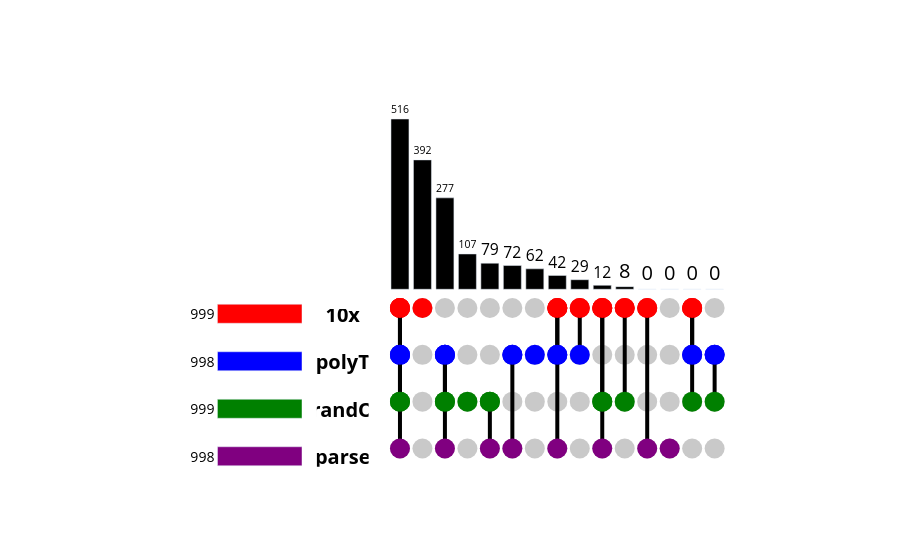

Notebook code for this chart:
### Code cell
# Look at top 1000 genes for each method instead of all
contents = plotting.generate_upset(datasets, gene_info, cell_thresh, n_top_genes=1000)

### Figure 1 — Plotly figure (JSON) as saved in the notebook; plotly's stock layout.template omitted (floating-point values rounded to 4 significant figures)
{"data": [{"marker": {"color": "#C9C9C9", "size": 20}, "mode": "markers", "showlegend": false, "type": "scatter", "x": [0, 0, 0, 0, 1, 1, 1, 1, 2, 2, 2, 2, 3, 3, 3, 3, 4, 4, 4, 4, 5, 5, 5, 5, 6, 6, 6, 6, 7, 7, 7, 7, 8, 8, 8, 8, 9, 9, 9, 9, 10, 10, 10, 10, 11, 11, 11, 11, 12, 12, 12, 12, 13, 13, 13, 13, 14, 14, 14, 14], "xaxis": "x3", "y": [-56.76, -198.7, -340.6, -482.5, -56.76, -198.7, -340.6, -482.5, -56.76, -198.7, -340.6, -482.5, -56.76, -198.7, -340.6, -482.5, -56.76, -198.7, -340.6, -482.5, -56.76, -198.7, -340.6, -482.5, -56.76, -198.7, -340.6, -482.5, -56.76, -198.7, -340.6, -482.5, -56.76, -198.7, -340.6, -482.5, -56.76, -198.7, -340.6, -482.5, -56.76, -198.7, -340.6, -482.5, -56.76, -198.7, -340.6, -482.5, -56.76, -198.7, -340.6, -482.5, -56.76, -198.7, -340.6, -482.5, -56.76, -198.7, -340.6, -482.5], "yaxis": "y3"}, {"line": {"color": "black", "width": 4}, "marker": {"color": ["red"], "line": {"color": "black"}, "showscale": false, "size": 20}, "mode": "markers+lines", "showlegend": false, "type": "scatter", "x": [0], "xaxis": "x3", "y": [-56.76], "yaxis": "y3"}, {"line": {"color": "black", "width": 4}, "marker": {"color": ["red", "blue"], "line": {"color": "black"}, "showscale": false, "size": 20}, "mode": "markers+lines", "showlegend": false, "type": "scatter", "x": [0, 0], "xaxis": "x3", "y": [-56.76, -198.7], "yaxis": "y3"}, {"line": {"color": "black", "width": 4}, "marker": {"color": ["red", "blue", "green"], "line": {"color": "black"}, "showscale": false, "size": 20}, "mode": "markers+lines", "showlegend": false, "type": "scatter", "x": [0, 0, 0], "xaxis": "x3", "y": [-56.76, -198.7, -340.6], "yaxis": "y3"}, {"line": {"color": "black", "width": 4}, "marker": {"color": ["red", "blue", "green", "purple"], "line": {"color": "black"}, "showscale": false, "size": 20}, "mode": "markers+lines", "showlegend": false, "type": "scatter", "x": [0, 0, 0, 0], "xaxis": "x3", "y": [-56.76, -198.7, -340.6, -482.5], "yaxis": "y3"}, {"line": {"color": "black", "width": 4}, "marker": {"color": ["red"], "line": {"color": "black"}, "showscale": false, "size": 20}, "mode": "markers+lines", "showlegend": false, "type": "scatter", "x": [1], "xaxis": "x3", "y": [-56.76], "yaxis": "y3"}, {"line": {"color": "black", "width": 4}, "marker": {"color": ["blue"], "line": {"color": "black"}, "showscale": false, "size": 20}, "mode": "markers+lines", "showlegend": false, "type": "scatter", "x": [2], "xaxis": "x3", "y": [-198.7], "yaxis": "y3"}, {"line": {"color": "black", "width": 4}, "marker": {"color": ["blue", "green"], "line": {"color": "black"}, "showscale": false, "size": 20}, "mode": "markers+lines", "showlegend": false, "type": "scatter", "x": [2, 2], "xaxis": "x3", "y": [-198.7, -340.6], "yaxis": "y3"}, {"line": {"color": "black", "width": 4}, "marker": {"color": ["blue", "green", "purple"], "line": {"color": "black"}, "showscale": false, "size": 20}, "mode": "markers+lines", "showlegend": false, "type": "scatter", "x": [2, 2, 2], "xaxis": "x3", "y": [-198.7, -340.6, -482.5], "yaxis": "y3"}, {"line": {"color": "black", "width": 4}, "marker": {"color": ["green"], "line": {"color": "black"}, "showscale": false, "size": 20}, "mode": "markers+lines", "showlegend": false, "type": "scatter", "x": [3], "xaxis": "x3", "y": [-340.6], "yaxis": "y3"}, {"line": {"color": "black", "width": 4}, "marker": {"color": ["green"], "line": {"color": "black"}, "showscale": false, "size": 20}, "mode": "markers+lines", "showlegend": false, "type": "scatter", "x": [4], "xaxis": "x3", "y": [-340.6], "yaxis": "y3"}, {"line": {"color": "black", "width": 4}, "marker": {"color": ["green", "purple"], "line": {"color": "black"}, "showscale": false, "size": 20}, "mode": "markers+lines", "showlegend": false, "type": "scatter", "x": [4, 4], "xaxis": "x3", "y": [-340.6, -482.5], "yaxis": "y3"}, {"line": {"color": "black", "width": 4}, "marker": {"color": ["blue"], "line": {"color": "black"}, "showscale": false, "size": 20}, "mode": "markers+lines", "showlegend": false, "type": "scatter", "x": [5], "xaxis": "x3", "y": [-198.7], "yaxis": "y3"}, {"line": {"color": "black", "width": 4}, "marker": {"color": ["blue", "purple"], "line": {"color": "black"}, "showscale": false, "size": 20}, "mode": "markers+lines", "showlegend": false, "type": "scatter", "x": [5, 5], "xaxis": "x3", "y": [-198.7, -482.5], "yaxis": "y3"}, {"line": {"color": "black", "width": 4}, "marker": {"color": ["blue"], "line": {"color": "black"}, "showscale": false, "size": 20}, "mode": "markers+lines", "showlegend": false, "type": "scatter", "x": [6], "xaxis": "x3", "y": [-198.7], "yaxis": "y3"}, {"line": {"color": "black", "width": 4}, "marker": {"color": ["red"], "line": {"color": "black"}, "showscale": false, "size": 20}, "mode": "markers+lines", "showlegend": false, "type": "scatter", "x": [7], "xaxis": "x3", "y": [-56.76], "yaxis": "y3"}, {"line": {"color": "black", "width": 4}, "marker": {"color": ["red", "blue"], "line": {"color": "black"}, "showscale": false, "size": 20}, "mode": "markers+lines", "showlegend": false, "type": "scatter", "x": [7, 7], "xaxis": "x3", "y": [-56.76, -198.7], "yaxis": "y3"}, {"line": {"color": "black", "width": 4}, "marker": {"color": ["red", "blue", "purple"], "line": {"color": "black"}, "showscale": false, "size": 20}, "mode": "markers+lines", "showlegend": false, "type": "scatter", "x": [7, 7, 7], "xaxis": "x3", "y": [-56.76, -198.7, -482.5], "yaxis": "y3"}, {"line": {"color": "black", "width": 4}, "marker": {"color": ["red"], "line": {"color": "black"}, "showscale": false, "size": 20}, "mode": "markers+lines", "showlegend": false, "type": "scatter", "x": [8], "xaxis": "x3", "y": [-56.76], "yaxis": "y3"}, {"line": {"color": "black", "width": 4}, "marker": {"color": ["red", "blue"], "line": {"color": "black"}, "showscale": false, "size": 20}, "mode": "markers+lines", "showlegend": false, "type": "scatter", "x": [8, 8], "xaxis": "x3", "y": [-56.76, -198.7], "yaxis": "y3"}, {"line": {"color": "black", "width": 4}, "marker": {"color": ["red"], "line": {"color": "black"}, "showscale": false, "size": 20}, "mode": "markers+lines", "showlegend": false, "type": "scatter", "x": [9], "xaxis": "x3", "y": [-56.76], "yaxis": "y3"}, {"line": {"color": "black", "width": 4}, "marker": {"color": ["red", "green"], "line": {"color": "black"}, "showscale": false, "size": 20}, "mode": "markers+lines", "showlegend": false, "type": "scatter", "x": [9, 9], "xaxis": "x3", "y": [-56.76, -340.6], "yaxis": "y3"}, {"line": {"color": "black", "width": 4}, "marker": {"color": ["red", "green", "purple"], "line": {"color": "black"}, "showscale": false, "size": 20}, "mode": "markers+lines", "showlegend": false, "type": "scatter", "x": [9, 9, 9], "xaxis": "x3", "y": [-56.76, -340.6, -482.5], "yaxis": "y3"}, {"line": {"color": "black", "width": 4}, "marker": {"color": ["red"], "line": {"color": "black"}, "showscale": false, "size": 20}, "mode": "markers+lines", "showlegend": false, "type": "scatter", "x": [10], "xaxis": "x3", "y": [-56.76], "yaxis": "y3"}, {"line": {"color": "black", "width": 4}, "marker": {"color": ["red", "green"], "line": {"color": "black"}, "showscale": false, "size": 20}, "mode": "markers+lines", "showlegend": false, "type": "scatter", "x": [10, 10], "xaxis": "x3", "y": [-56.76, -340.6], "yaxis": "y3"}, {"line": {"color": "black", "width": 4}, "marker": {"color": ["red"], "line": {"color": "black"}, "showscale": false, "size": 20}, "mode": "markers+lines", "showlegend": false, "type": "scatter", "x": [11], "xaxis": "x3", "y": [-56.76], "yaxis": "y3"}, {"line": {"color": "black", "width": 4}, "marker": {"color": ["red", "purple"], "line": {"color": "black"}, "showscale": false, "size": 20}, "mode": "markers+lines", "showlegend": false, "type": "scatter", "x": [11, 11], "xaxis": "x3", "y": [-56.76, -482.5], "yaxis": "y3"}, {"line": {"color": "black", "width": 4}, "marker": {"color": ["purple"], "line": {"color": "black"}, "showscale": false, "size": 20}, "mode": "markers+lines", "showlegend": false, "type": "scatter", "x": [12], "xaxis": "x3", "y": [-482.5], "yaxis": "y3"}, {"line": {"color": "black", "width": 4}, "marker": {"color": ["red"], "line": {"color": "black"}, "showscale": false, "size": 20}, "mode": "markers+lines", "showlegend": false, "type": "scatter", "x": [13], "xaxis": "x3", "y": [-56.76], "yaxis": "y3"}, {"line": {"color": "black", "width": 4}, "marker": {"color": ["red", "blue"], "line": {"color": "black"}, "showscale": false, "size": 20}, "mode": "markers+lines", "showlegend": false, "type": "scatter", "x": [13, 13], "xaxis": "x3", "y": [-56.76, -198.7], "yaxis": "y3"}, {"line": {"color": "black", "width": 4}, "marker": {"color": ["red", "blue", "green"], "line": {"color": "black"}, "showscale": false, "size": 20}, "mode": "markers+lines", "showlegend": false, "type": "scatter", "x": [13, 13, 13], "xaxis": "x3", "y": [-56.76, -198.7, -340.6], "yaxis": "y3"}, {"line": {"color": "black", "width": 4}, "marker": {"color": ["blue"], "line": {"color": "black"}, "showscale": false, "size": 20}, "mode": "markers+lines", "showlegend": false, "type": "scatter", "x": [14], "xaxis": "x3", "y": [-198.7], "yaxis": "y3"}, {"line": {"color": "black", "width": 4}, "marker": {"color": ["blue", "green"], "line": {"color": "black"}, "showscale": false, "size": 20}, "mode": "markers+lines", "showlegend": false, "type": "scatter", "x": [14, 14], "xaxis": "x3", "y": [-198.7, -340.6], "yaxis": "y3"}, {"hoverinfo": "none", "marker": {"color": "black"}, "text": [516.0, 392.0, 277.0, 107.0, 79.0, 72.0, 62.0, 42.0, 29.0, 12.0, 8.0, 0.0, 0.0, 0.0, 0.0], "textfont": {"color": "black", "size": 20}, "textposition": "outside", "type": "bar", "x": [0, 1, 2, 3, 4, 5, 6, 7, 8, 9, 10, 11, 12, 13, 14], "xaxis": "x3", "y": [516, 392, 277, 107, 79, 72, 62, 42, 29, 12, 8, 0, 0, 0, 0], "yaxis": "y3"}, {"mode": "text", "showlegend": false, "text": ["<b>10x</b>", "<b>polyT</b>", "<b>randO</b>", "<b>parse</b>"], "textfont": {"color": "black", "size": 20}, "textposition": "middle center", "type": "scatter", "x": [-0.05, -0.05, -0.05, -0.05], "xaxis": "x2", "y": [-56.76, -198.7, -340.6, -482.5, -56.76, -198.7, -340.6, -482.5, -56.76, -198.7, -340.6, -482.5, -56.76, -198.7, -340.6, -482.5, -56.76, -198.7, -340.6, -482.5, -56.76, -198.7, -340.6, -482.5, -56.76, -198.7, -340.6, -482.5, -56.76, -198.7, -340.6, -482.5, -56.76, -198.7, -340.6, -482.5, -56.76, -198.7, -340.6, -482.5, -56.76, -198.7, -340.6, -482.5, -56.76, -198.7, -340.6, -482.5, -56.76, -198.7, -340.6, -482.5, -56.76, -198.7, -340.6, -482.5, -56.76, -198.7, -340.6, -482.5], "yaxis": "y2"}, {"marker": {"color": ["red", "blue", "green", "purple", "orange", "yellow"]}, "orientation": "h", "text": [999.0, 998.0, 999.0, 998.0], "textfont": {"color": "black", "size": 20}, "textposition": "outside", "type": "bar", "width": 0.4, "x": [-999, -998, -999, -998], "xaxis": "x", "y": [0, 1, 2, 3], "yaxis": "y"}], "layout": {"plot_bgcolor": "white", "showlegend": false, "xaxis": {"anchor": "y", "domain": [0.1, 0.3], "range": [-1748.0, 0], "showticklabels": false}, "xaxis2": {"anchor": "y2", "domain": [0.32, 0.39], "showticklabels": false}, "xaxis3": {"anchor": "y3", "domain": [0.39, 0.9], "showticklabels": false}, "yaxis": {"anchor": "x", "autorange": "reversed", "domain": [0, 0.5], "showticklabels": false, "side": "right"}, "yaxis2": {"anchor": "x2", "domain": [0.035, 0.45], "showticklabels": false}, "yaxis3": {"anchor": "x3", "domain": [0, 1], "showticklabels": false}}}
